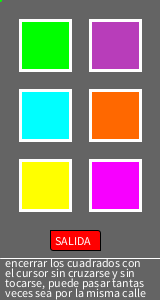
Frame 1 (no input)
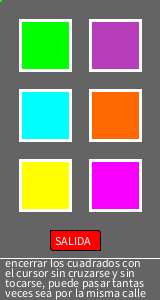
Frame 60 (the mouse pressed at the canvas centre just before this capture)
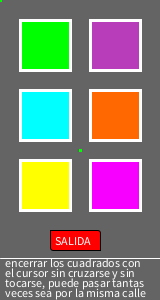
Frame 120 (the mouse held since frame 60 and released just before this capture)

The Processing sketch that drew these frames (run headless with seeded random() and noise(); from frame 60 on, the mouse is pressed at the canvas centre):

// Processing sketch: calles
// ── calles.pde
//eduardo charlone
//2020
//TIENE DETECCION DE COLISION
//TIENE BOTON DE SALIDA
//NO TIENE POSICIÓN INICIAL DEL MOUSE


void setup()
{size(160,300);
background(100);
fill(random(255),random(255),random(255));
rect(20,20,50,50);
fill(random(255),random(255),random(255));
rect(20,90,50,50);
fill(random(255),random(255),random(255));
rect(20,160,50,50);
fill(random(255),random(255),random(255));
rect(90,20,50,50);
fill(random(255),random(255),random(255));
rect(90,90,50,50);
fill(random(255),random(255),random(255));
rect(90,160,50,50);
fill(255,0,0);
rect(50,230,50,20,0,3,0,3);
fill(255);
textSize(12);
text("SALIDA",55,245);
fill(255);
stroke(255);
line(0,258,160,258);
text("encerrar los cuadrados con ",5,267);
text("el cursor sin cruzarse y sin",5,277);
text("tocarse, puede pasar tantas",5,287);
text("veces sea por la misma calle",5,297);

mouseX=0;
mouseY=0;
}
void draw(){

  stroke(0,255,0);
  strokeWeight(3);
  
  point(mouseX,mouseY);
  
  if((mouseX >=20)&&(mouseX<=70)&&(mouseY>=20)&&(mouseY<=70)) {
  
           fill(255,0,0);
           stroke(255);
           rect(20,20,50,50);
           fill(255);   
           textSize(12);
           text("TOCADO",20,50);        
}else{
           fill(0,255,0);
           stroke(255);
           rect(20,20,50,50);
          
           }
if((mouseX >=20)&&(mouseX<=70)&&(mouseY>=90)&&(mouseY<=140)) {
      
          fill(255,0,0);
           stroke(255);
           rect(20,90,50,50);
           fill(255);  
           textSize(12);
           text("TOCADO",20,120);
}else{
           fill(0,255,255);
           stroke(255);
           rect(20,90,50,50);
          
           }

if((mouseX >=20)&&(mouseX<=70)&&(mouseY>=160)&&(mouseY<=210)) {
      
          fill(255,0,0);
           stroke(255);
           rect(20,160,50,50);
           fill(255);  
           textSize(12);
           text("TOCADO",20,190);
           } 
           else{
           fill(255,255,0);
           stroke(255);
           rect(20,160,50,50);
          
           }

if((mouseX >=90)&&(mouseX<=140)&&(mouseY>=20)&&(mouseY<=70)) {
      
          fill(255,0,0);
           stroke(255);
           rect(90,20,50,50);
           fill(255);   
           textSize(12);
           text("TOCADO",90,50);
           } 
           else{
           fill(#b83dba);
           stroke(255);
           rect(90,20,50,50);
          
           }
           
if((mouseX >=90)&&(mouseX<=140)&&(mouseY>=90)&&(mouseY<=140)) {
      
          fill(255,0,0);
           stroke(255);
           rect(90,90,50,50);
           fill(255);   
           textSize(12);
           text("TOCADO",90,120);
           } 
           else{
           fill(#ff6800);
           stroke(255);
           rect(90,90,50,50);
          
           }

if((mouseX >=90)&&(mouseX<=140)&&(mouseY>=160)&&(mouseY<=210)) {
      
          fill(255,0,0);
           stroke(255);
           rect(90,160,50,50);
           fill(255);   
           textSize(12);
           text("TOCADO",90,190);
           } 
           else{
           fill(#f700ff);
           stroke(255);
           rect(90,160,50,50);
          
           }
if((mouseX >=0)&&(mouseX<=160)&&(mouseY>=220)&&(mouseY<=300))
{ 
 noStroke();
 fill(100);
rect(0,258,160,80);
fill(255);

stroke(255);
strokeWeight(1);
line(0,258,160,258);
text("encerrar los cuadrados con ",5,267);
text("el cursor sin cruzarse y sin",5,277);
text("tocarse, puede pasar tantas",5,287);
text("veces sea por la misma calle",5,297);
noStroke();
fill(255,0,0);
stroke(255);
rect(50,230,50,20,0,3,0,3);
fill(255);
textSize(12);
text("SALIDA",55,245);
}

    
if((mouseX >=55)&&(mouseX<=105)&&(mouseY>=230)&&(mouseY<=250)&&(mousePressed == true)) {
         exit();
           } 
           
noStroke();

}
